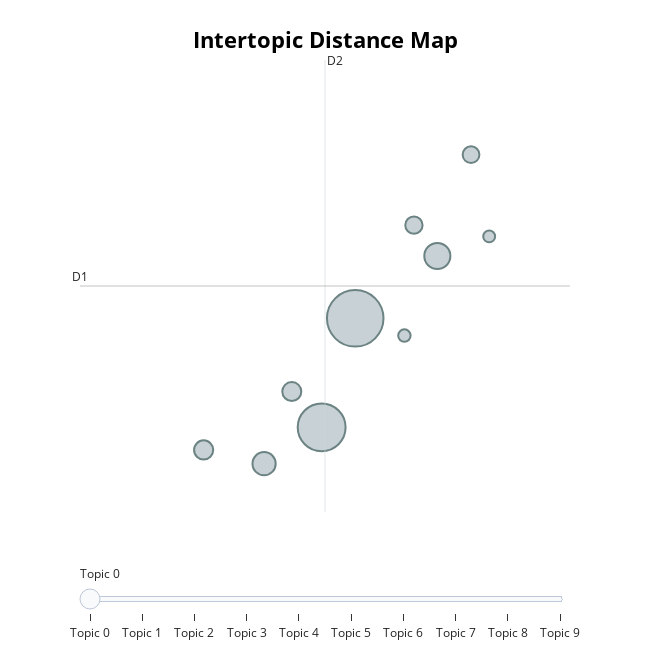

Here is the notebook cell this chart was saved with:
### Code cell
topic_model_summary.visualize_topics(top_n_topics=20)

### Figure 1 — Plotly figure (JSON) as saved in the notebook; plotly's stock layout.template omitted (floating-point values rounded to 4 significant figures)
{"data": [{"customdata": [[0, "life | love | family | mother | new", 2508], [1, "police | murder | agent | crime | detective", 1798], [2, "music | band | rock | musician | musical", 533], [3, "nazi | war | german | jewish | story", 422], [4, "china | japanese | master | art | warrior", 288], [5, "earth | alien | planet | space | human", 284], [6, "team | sport | player | game | school", 235], [7, "art | artist | portrait | fashion | work", 219], [8, "disney | animal | adventure | bear | named", 121], [9, "comedy | comic | film | show | funny", 111]], "hovertemplate": "<b>Topic %{customdata[0]}</b><br>%{customdata[1]}<br>Size: %{customdata[2]}", "legendgroup": "", "marker": {"color": "#B0BEC5", "line": {"color": "DarkSlateGrey", "width": 2}, "size": [2508, 1798, 533, 422, 288, 284, 235, 219, 121, 111], "sizemode": "area", "sizeref": 1.567, "symbol": "circle"}, "mode": "markers", "name": "", "orientation": "v", "showlegend": false, "type": "scatter", "x": [-6.512, -6.838, -5.718, -7.395, -7.98, -7.127, -5.944, -5.392, -6.037, -5.216], "xaxis": "x", "y": [5.532, 4.243, 6.27, 3.814, 3.976, 4.666, 6.634, 7.468, 5.328, 6.502], "yaxis": "y"}], "layout": {"annotations": [{"showarrow": false, "text": "D1", "x": -9.177, "y": 5.915, "yshift": 10}, {"showarrow": false, "text": "D2", "x": -6.805, "xshift": 10, "y": 8.588}], "height": 650, "hoverlabel": {"bgcolor": "white", "font": {"family": "Rockwell", "size": 16}}, "legend": {"itemsizing": "constant", "tracegroupgap": 0}, "margin": {"t": 60}, "shapes": [{"line": {"color": "#CFD8DC", "width": 2}, "type": "line", "x0": -6.805, "x1": -6.805, "y0": 3.242, "y1": 8.588}, {"line": {"color": "#9E9E9E", "width": 2}, "type": "line", "x0": -9.177, "x1": -4.433, "y0": 5.915, "y1": 5.915}], "sliders": [{"active": 0, "pad": {"t": 50}, "steps": [{"args": [{"marker.color": [["red", "#B0BEC5", "#B0BEC5", "#B0BEC5", "#B0BEC5", "#B0BEC5", "#B0BEC5", "#B0BEC5", "#B0BEC5", "#B0BEC5"]]}], "label": "Topic 0", "method": "update"}, {"args": [{"marker.color": [["#B0BEC5", "red", "#B0BEC5", "#B0BEC5", "#B0BEC5", "#B0BEC5", "#B0BEC5", "#B0BEC5", "#B0BEC5", "#B0BEC5"]]}], "label": "Topic 1", "method": "update"}, {"args": [{"marker.color": [["#B0BEC5", "#B0BEC5", "red", "#B0BEC5", "#B0BEC5", "#B0BEC5", "#B0BEC5", "#B0BEC5", "#B0BEC5", "#B0BEC5"]]}], "label": "Topic 2", "method": "update"}, {"args": [{"marker.color": [["#B0BEC5", "#B0BEC5", "#B0BEC5", "red", "#B0BEC5", "#B0BEC5", "#B0BEC5", "#B0BEC5", "#B0BEC5", "#B0BEC5"]]}], "label": "Topic 3", "method": "update"}, {"args": [{"marker.color": [["#B0BEC5", "#B0BEC5", "#B0BEC5", "#B0BEC5", "red", "#B0BEC5", "#B0BEC5", "#B0BEC5", "#B0BEC5", "#B0BEC5"]]}], "label": "Topic 4", "method": "update"}, {"args": [{"marker.color": [["#B0BEC5", "#B0BEC5", "#B0BEC5", "#B0BEC5", "#B0BEC5", "red", "#B0BEC5", "#B0BEC5", "#B0BEC5", "#B0BEC5"]]}], "label": "Topic 5", "method": "update"}, {"args": [{"marker.color": [["#B0BEC5", "#B0BEC5", "#B0BEC5", "#B0BEC5", "#B0BEC5", "#B0BEC5", "red", "#B0BEC5", "#B0BEC5", "#B0BEC5"]]}], "label": "Topic 6", "method": "update"}, {"args": [{"marker.color": [["#B0BEC5", "#B0BEC5", "#B0BEC5", "#B0BEC5", "#B0BEC5", "#B0BEC5", "#B0BEC5", "red", "#B0BEC5", "#B0BEC5"]]}], "label": "Topic 7", "method": "update"}, {"args": [{"marker.color": [["#B0BEC5", "#B0BEC5", "#B0BEC5", "#B0BEC5", "#B0BEC5", "#B0BEC5", "#B0BEC5", "#B0BEC5", "red", "#B0BEC5"]]}], "label": "Topic 8", "method": "update"}, {"args": [{"marker.color": [["#B0BEC5", "#B0BEC5", "#B0BEC5", "#B0BEC5", "#B0BEC5", "#B0BEC5", "#B0BEC5", "#B0BEC5", "#B0BEC5", "red"]]}], "label": "Topic 9", "method": "update"}]}], "title": {"font": {"color": "Black", "size": 22}, "text": "<b>Intertopic Distance Map</b>", "x": 0.5, "xanchor": "center", "y": 0.95, "yanchor": "top"}, "width": 650, "xaxis": {"anchor": "y", "domain": [0, 1], "range": [-9.177, -4.433], "title": {"text": ""}, "visible": false}, "yaxis": {"anchor": "x", "domain": [0, 1], "range": [3.242, 8.588], "title": {"text": ""}, "visible": false}}}
